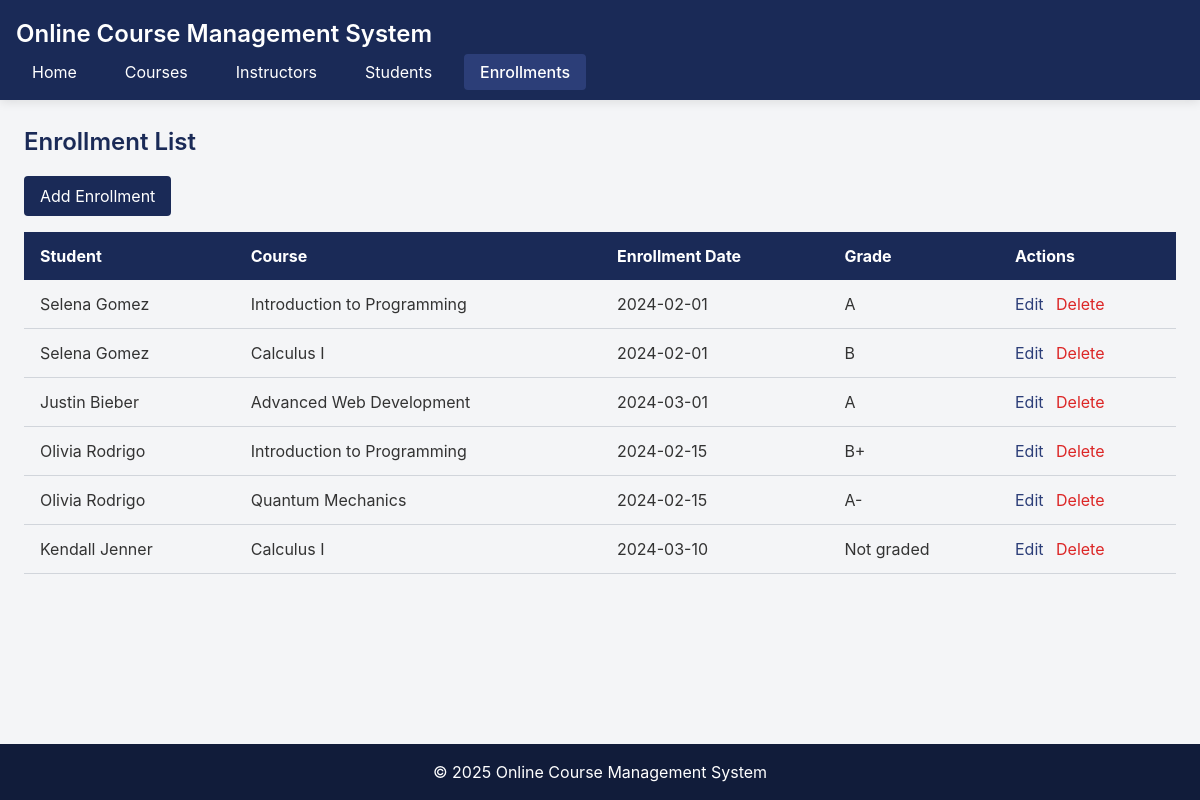
Screenshot of /index.php?entity=enrollment with the database file from the repository.
### tables this page shows
CREATE TABLE enrollment (
    id INT AUTO_INCREMENT PRIMARY KEY,
    student_id INT NOT NULL,
    course_id INT NOT NULL,
    enrollment_date DATE NOT NULL,
    grade VARCHAR(2),
    FOREIGN KEY (student_id) REFERENCES student(id),
    FOREIGN KEY (course_id) REFERENCES course(id),
    UNIQUE KEY unique_enrollment (student_id, course_id)
);

CREATE TABLE student (
    id INT AUTO_INCREMENT PRIMARY KEY,
    name VARCHAR(100) NOT NULL,
    email VARCHAR(100) NOT NULL,
    registration_date DATE NOT NULL
);

CREATE TABLE course (
    id INT AUTO_INCREMENT PRIMARY KEY,
    title VARCHAR(100) NOT NULL,
    description TEXT,
    credits INT NOT NULL,
    instructor_id INT NOT NULL,
    FOREIGN KEY (instructor_id) REFERENCES instructor(id)
);

### model/Enrollment.php (called while the page is built, shortened)
<?php
require_once 'config/Database.php';
class Enrollment {
    private $conn;
    private $table = 'enrollment';
    public function __construct() {
        $database = new Database();
        $this->conn = $database->getConnection();
    }
    public function getAll() {
        $query = "SELECT e.*, s.name as student_name, c.title as course_title
                 FROM " . $this->table . " e
                 JOIN student s ON e.student_id = s.id
                 JOIN course c ON e.course_id = c.id";
        $stmt = $this->conn->prepare($query);
        $stmt->execute();
        return $stmt->fetchAll(PDO::FETCH_ASSOC);
    }
}
?>

### config/Database.php (called while the page is built, shortened)
<?php
class Database {
    private $host = "localhost";
    private $username = "root";
    private $password = "";
    private $database = "courses";
    public function getConnection() {
        $this->conn = null;
        try {
            $this->conn = new PDO("mysql:host=" . $this->host . ";dbname=" . $this->database, $this->username, $this->password);
            $this->conn->setAttribute(PDO::ATTR_ERRMODE, PDO::ERRMODE_EXCEPTION);
        } catch(PDOException $e) {
            echo "Connection error: " . $e->getMessage();
        }
        return $this->conn;
    }
}
?>

### model/Student.php (called while the page is built, shortened)
<?php
require_once 'config/Database.php';
class Student {
    public function __construct() {
        $database = new Database();
    }
}
?>

### model/Course.php (called while the page is built, shortened)
<?php
require_once 'config/Database.php';
class Course {
    public function __construct() {
        $database = new Database();
    }
}
?>

### viewmodel/EnrollmentViewModel.php (called while the page is built, shortened)
<?php
require_once 'model/Enrollment.php';
require_once 'model/Student.php';
require_once 'model/Course.php';
class EnrollmentViewModel {
    private $enrollment;
    public function __construct() {
        $this->enrollment = new Enrollment();
    }
    public function getEnrollmentList() {
        return $this->enrollment->getAll();
    }
}
?>

### views/enrollment_list.php (the view)
<?php
require_once 'views/template/header.php';
?>
<h2 class="page-title">Enrollment List</h2>
<a href="index.php?entity=enrollment&action=add" class="btn-primary inline-block mb-4">Add Enrollment</a>
<table class="data-table">
    <tr>
        <th>Student</th>
        <th>Course</th>
        <th>Enrollment Date</th>
        <th>Grade</th>
        <th>Actions</th>
    </tr>
    <?php if (empty($enrollmentList)): ?>
    <tr>
        <td colspan="5" class="text-center">No enrollments found</td>
    </tr>
    <?php else: ?>
    <?php foreach ($enrollmentList as $enrollment): ?>
    <tr>
        <td><?php echo $enrollment['student_name']; ?></td>
        <td><?php echo $enrollment['course_title']; ?></td>
        <td><?php echo $enrollment['enrollment_date']; ?></td>
        <td><?php echo $enrollment['grade'] ? $enrollment['grade'] : 'Not graded'; ?></td>
        <td>
            <a href="index.php?entity=enrollment&action=edit&id=<?php echo $enrollment['id']; ?>" class="link-blue">Edit</a>
            <a href="index.php?entity=enrollment&action=delete&id=<?php echo $enrollment['id']; ?>" class="link-red ml-2" onclick="return confirm('Are you sure?');">Delete</a>
        </td>
    </tr>
    <?php endforeach; ?>
    <?php endif; ?>
</table>
<?php
require_once 'views/template/footer.php';
?>

### assets/css/style.css (style rules this page uses)
:root { --navy: #1a2a57; --navy-dark: #111c3a; --navy-light: #2c3e78; --gray-light: #f4f5f7; --gray-medium: #d1d5db; --gray-dark: #4b5563; --accent: #6366f1; }
body { font-family: 'Inter', system-ui, -apple-system, sans-serif; background-color: var(--gray-light); color: #333; margin: 0; padding: 0; min-height: 100vh; display: flex; flex-direction: column; }
.btn-primary { background-color: var(--navy); color: white; padding: 0.5rem 1rem; border-radius: 0.25rem; transition: all 0.3s ease; text-decoration: none; display: inline-block; border: none; cursor: pointer; }
.page-title { color: var(--navy); font-weight: 600; font-size: 1.5rem; margin-bottom: 1rem; }
.data-table { width: 100%; border-collapse: collapse; }
.data-table th { background-color: var(--navy); color: white; padding: 0.75rem 1rem; text-align: left; }
.data-table td { padding: 0.75rem 1rem; border-bottom: 1px solid var(--gray-medium); }
.data-table tr:nth-child(even) { background-color: var(--gray-light); }
.link-blue { color: var(--navy-light); text-decoration: none; transition: all 0.2s ease; }
.link-red { color: #dc2626; text-decoration: none; transition: all 0.2s ease; }
.ml-2 { margin-left: 0.5rem; }
.mb-4 { margin-bottom: 1rem; }

### rows the page displays
enrollment: student.name "Selena Gomez", course.title "Introduction to Programming", enrollment_date "2024-02-01", grade "A"
enrollment: student.name "Selena Gomez", course.title "Calculus I", enrollment_date "2024-02-01", grade "B"
enrollment: student.name "Justin Bieber", course.title "Advanced Web Development", enrollment_date "2024-03-01", grade "A"
enrollment: student.name "Olivia Rodrigo", course.title "Introduction to Programming", enrollment_date "2024-02-15", grade "B+"
enrollment: student.name "Olivia Rodrigo", course.title "Quantum Mechanics", enrollment_date "2024-02-15", grade "A-"
enrollment: student.name "Kendall Jenner", course.title "Calculus I", enrollment_date "2024-03-10", shows "Not graded"
